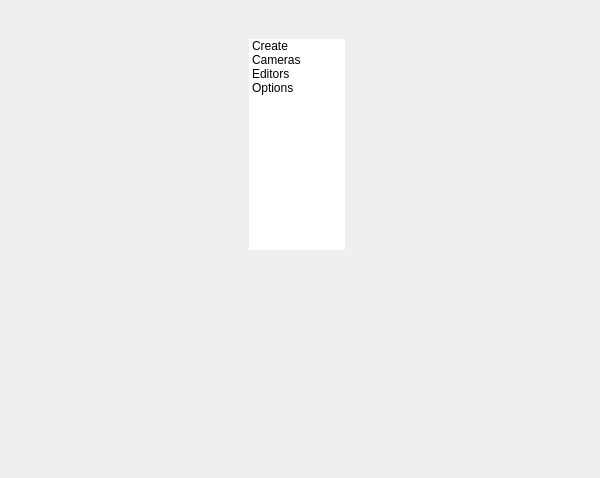
<?xml version="1.0" encoding="UTF-8"?>
<ui version="4.0">
 <class>QtUi</class>
 <widget class="QMainWindow" name="QtUi">
  <property name="enabled">
   <bool>true</bool>
  </property>
  <property name="geometry">
   <rect>
    <x>0</x>
    <y>0</y>
    <width>600</width>
    <height>478</height>
   </rect>
  </property>
  <property name="sizePolicy">
   <sizepolicy hsizetype="Ignored" vsizetype="Ignored">
    <horstretch>0</horstretch>
    <verstretch>0</verstretch>
   </sizepolicy>
  </property>
  <property name="minimumSize">
   <size>
    <width>0</width>
    <height>0</height>
   </size>
  </property>
  <property name="maximumSize">
   <size>
    <width>16777215</width>
    <height>16777215</height>
   </size>
  </property>
  <property name="cursor">
   <cursorShape>ArrowCursor</cursorShape>
  </property>
  <property name="windowTitle">
   <string>Toolkit</string>
  </property>
  <property name="whatsThis">
   <string>cameras_lower</string>
  </property>
  <property name="tabShape">
   <enum>QTabWidget::Triangular</enum>
  </property>
  <property name="dockNestingEnabled">
   <bool>true</bool>
  </property>
  <property name="dockOptions">
   <set>QMainWindow::AllowNestedDocks|QMainWindow::AllowTabbedDocks|QMainWindow::AnimatedDocks|QMainWindow::ForceTabbedDocks</set>
  </property>
  <widget class="QWidget" name="mainWindow">
   <property name="sizePolicy">
    <sizepolicy hsizetype="Ignored" vsizetype="Ignored">
     <horstretch>0</horstretch>
     <verstretch>0</verstretch>
    </sizepolicy>
   </property>
   <layout class="QGridLayout" name="gridLayout">
    <item row="0" column="0">
     <widget class="QWidget" name="staticWindow" native="true">
      <widget class="ListWidget" name="lw000">
       <property name="geometry">
        <rect>
         <x>240</x>
         <y>30</y>
         <width>96</width>
         <height>211</height>
        </rect>
       </property>
       <property name="layoutDirection">
        <enum>Qt::LeftToRight</enum>
       </property>
       <property name="frameShape">
        <enum>QFrame::NoFrame</enum>
       </property>
       <property name="frameShadow">
        <enum>QFrame::Plain</enum>
       </property>
       <property name="verticalScrollBarPolicy">
        <enum>Qt::ScrollBarAlwaysOff</enum>
       </property>
       <property name="horizontalScrollBarPolicy">
        <enum>Qt::ScrollBarAlwaysOff</enum>
       </property>
       <property name="sizeAdjustPolicy">
        <enum>QAbstractScrollArea::AdjustToContents</enum>
       </property>
       <property name="selectionMode">
        <enum>QAbstractItemView::NoSelection</enum>
       </property>
       <item>
        <property name="text">
         <string>Create</string>
        </property>
       </item>
       <item>
        <property name="text">
         <string>Cameras</string>
        </property>
       </item>
       <item>
        <property name="text">
         <string>Editors</string>
        </property>
       </item>
       <item>
        <property name="text">
         <string>Options</string>
        </property>
       </item>
      </widget>
      <widget class="QPushButton" name="i000">
       <property name="geometry">
        <rect>
         <x>240</x>
         <y>30</y>
         <width>96</width>
         <height>21</height>
        </rect>
       </property>
       <property name="minimumSize">
        <size>
         <width>0</width>
         <height>21</height>
        </size>
       </property>
       <property name="maximumSize">
        <size>
         <width>999</width>
         <height>21</height>
        </size>
       </property>
       <property name="whatsThis">
        <string>cameras_lower_submenu</string>
       </property>
      </widget>
      <zorder>i000</zorder>
      <zorder>lw000</zorder>
     </widget>
    </item>
   </layout>
  </widget>
 </widget>
 <customwidgets>
  <customwidget>
   <class>ListWidget</class>
   <extends>QListWidget</extends>
   <header>listwidget.h</header>
  </customwidget>
 </customwidgets>
 <resources/>
 <connections/>
 <designerdata>
  <property name="gridDeltaX">
   <number>5</number>
  </property>
  <property name="gridDeltaY">
   <number>10</number>
  </property>
  <property name="gridSnapX">
   <bool>true</bool>
  </property>
  <property name="gridSnapY">
   <bool>true</bool>
  </property>
  <property name="gridVisible">
   <bool>true</bool>
  </property>
 </designerdata>
</ui>
